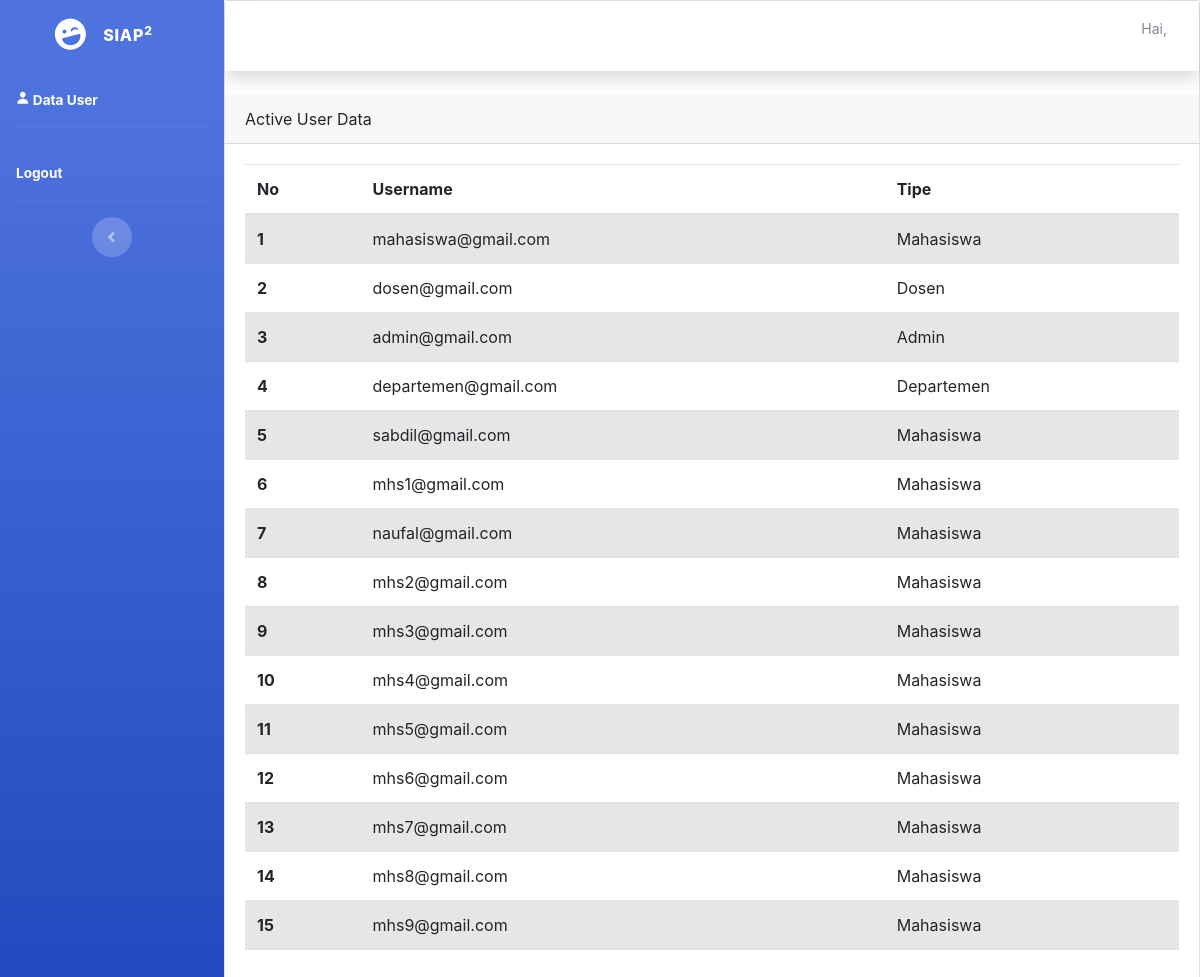
The app's page /admin.php, older data.
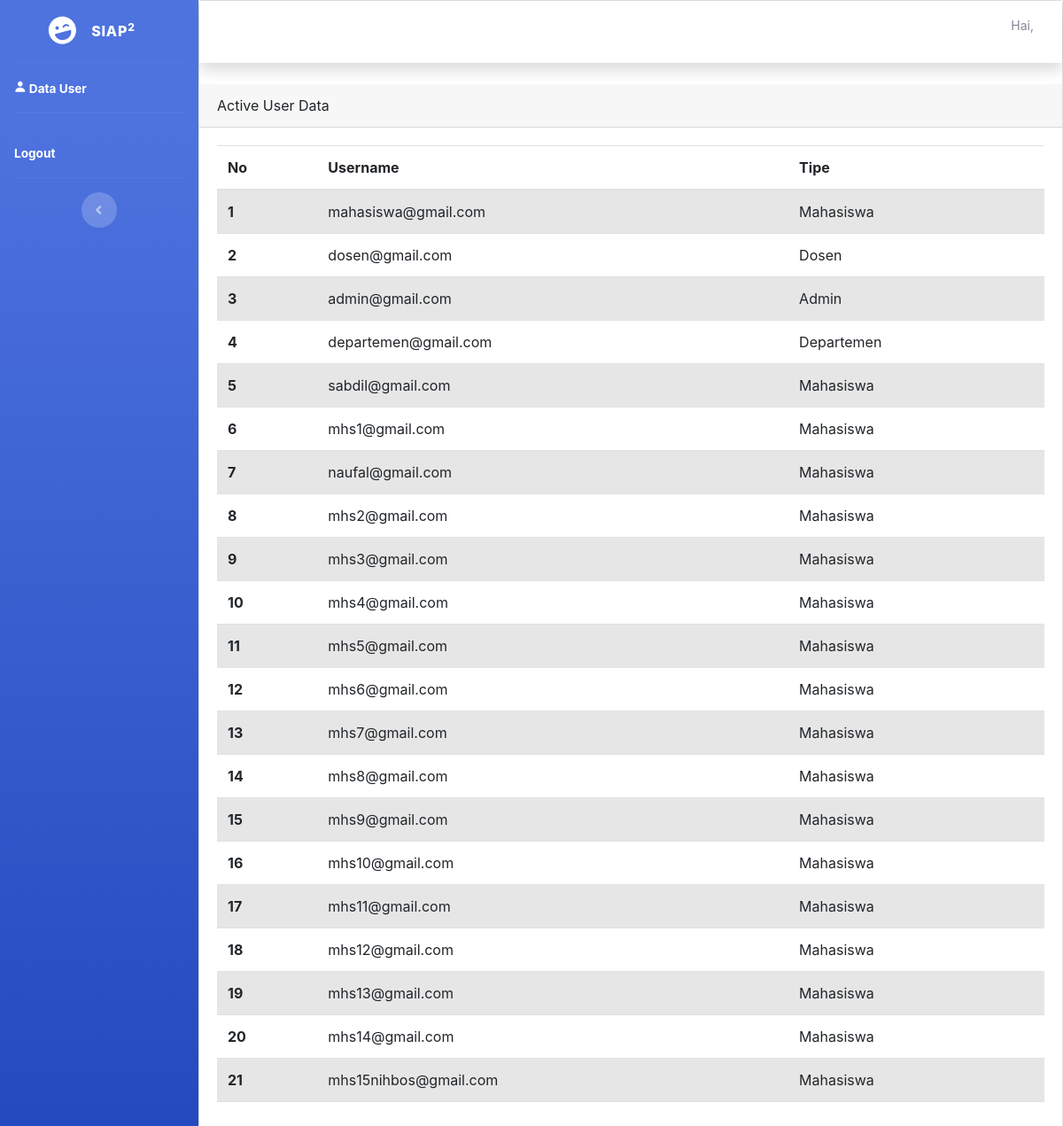
The same page, newer data.
### tables this page shows
CREATE TABLE `user` (
  `id` int(11) NOT NULL,
  `email` varchar(45) NOT NULL,
  `password` varchar(45) NOT NULL,
  `user_type` enum('Admin','Mahasiswa','Dosen','Departemen') NOT NULL
);

### admin.php (the view, shortened to what this page needs)
<?php
require_once 'config.php';
?>
<!DOCTYPE html>
<html lang="en">
<head>
</head>
<body id="page-top">
    <div id="wrapper">
        <ul class="navbar-nav bg-gradient-primary sidebar sidebar-dark accordion" id="accordionSidebar">
            <a class="sidebar-brand d-flex align-items-center justify-content-center" href="index.php">
                <div class="sidebar-brand-icon rotate-n-15">
                    <i class="fas fa-laugh-wink"></i>
                </div>
                <div class="sidebar-brand-text mx-3">SIAP<sup>2</sup></div>
            </a>
            <hr class="sidebar-divider my-0">
            <li class="nav-item active">
                <a class="nav-link" href="departemen_datamhs.php">
                    <span class="icon">
                        <ion-icon name="person"></ion-icon>
                    </span>
                    <span class="tittle">Data User</span>
                </a>
            </li>
            <hr class="sidebar-divider">
            <li class="nav-item active">
                <a class="nav-link"  href="#" data-toggle="modal" data-target="#logoutModal"  ">
                    <span class="tittle">Logout</span>
                </a>
            </li>
            <hr class="sidebar-divider d-none d-md-block">
            <div class="text-center d-none d-md-inline">
                <button class="rounded-circle border-0" id="sidebarToggle"></button>
            </div>
        </ul>
        <div id="content-wrapper" class="d-flex flex-column">
            <div id="content">
                <div class="card">
                    <div class="card-header">Active User Data</div>
                    <div class="card-body">
                    <table class="table table-striped table-hover">
                        <thead>
                            <tr>
                            <th scope="col">No</th>
                            <th scope="col">Username</th>
                            <th scope="col">Tipe</th>
                            </tr>
                        </thead>
                        <tbody>
                        <?php
                        $query = "SELECT * FROM user";
                        $result = mysqli_query($conn, $query);
                        $i = 1;
                        while ($row = $result->fetch_assoc()) {
                            echo "<tr>";
                            echo "<th>".$i."</th>";
                            echo "<td>".$row['email']."</td>";
                            echo "<td>".$row['user_type']."</td>";
                            echo "</tr>";
                            $i++;
                        }
                        echo '</tbody>';
                        echo '</table>';
                        ?>
                    </div>
                </div>
            </div>
        </div>
    </div>
</body>
</html>

Row changes from the older to the newer data that the page shows:
added user: email "mhs10@gmail.com", user_type "Mahasiswa"
added user: email "mhs11@gmail.com", user_type "Mahasiswa"
added user: email "mhs12@gmail.com", user_type "Mahasiswa"
added user: email "mhs13@gmail.com", user_type "Mahasiswa"
added user: email "mhs14@gmail.com", user_type "Mahasiswa"
added user: email "mhs15nihbos@gmail.com", user_type "Mahasiswa"
